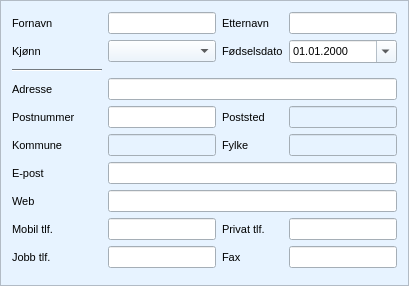
     <widget class="QFrame" name="frame_personal_info">
      <property name="sizePolicy">
       <sizepolicy hsizetype="Preferred" vsizetype="Preferred">
        <horstretch>0</horstretch>
        <verstretch>0</verstretch>
       </sizepolicy>
      </property>
      <property name="palette">
       <palette>
        <active>
         <colorrole role="WindowText">
          <brush brushstyle="SolidPattern">
           <color alpha="255">
            <red>0</red>
            <green>0</green>
            <blue>0</blue>
           </color>
          </brush>
         </colorrole>
         <colorrole role="Button">
          <brush brushstyle="SolidPattern">
           <color alpha="255">
            <red>231</red>
            <green>243</green>
            <blue>255</blue>
           </color>
          </brush>
         </colorrole>
         <colorrole role="Light">
          <brush brushstyle="SolidPattern">
           <color alpha="255">
            <red>255</red>
            <green>255</green>
            <blue>255</blue>
           </color>
          </brush>
         </colorrole>
         <colorrole role="Midlight">
          <brush brushstyle="SolidPattern">
           <color alpha="255">
            <red>243</red>
            <green>249</green>
            <blue>255</blue>
           </color>
          </brush>
         </colorrole>
         <colorrole role="Dark">
          <brush brushstyle="SolidPattern">
           <color alpha="255">
            <red>115</red>
            <green>121</green>
            <blue>127</blue>
           </color>
          </brush>
         </colorrole>
         <colorrole role="Mid">
          <brush brushstyle="SolidPattern">
           <color alpha="255">
            <red>154</red>
            <green>162</green>
            <blue>170</blue>
           </color>
          </brush>
         </colorrole>
         <colorrole role="Text">
          <brush brushstyle="SolidPattern">
           <color alpha="255">
            <red>0</red>
            <green>0</green>
            <blue>0</blue>
           </color>
          </brush>
         </colorrole>
         <colorrole role="BrightText">
          <brush brushstyle="SolidPattern">
           <color alpha="255">
            <red>255</red>
            <green>255</green>
            <blue>255</blue>
           </color>
          </brush>
         </colorrole>
         <colorrole role="ButtonText">
          <brush brushstyle="SolidPattern">
           <color alpha="255">
            <red>0</red>
            <green>0</green>
            <blue>0</blue>
           </color>
          </brush>
         </colorrole>
         <colorrole role="Base">
          <brush brushstyle="SolidPattern">
           <color alpha="255">
            <red>255</red>
            <green>255</green>
            <blue>255</blue>
           </color>
          </brush>
         </colorrole>
         <colorrole role="Window">
          <brush brushstyle="SolidPattern">
           <color alpha="255">
            <red>231</red>
            <green>243</green>
            <blue>255</blue>
           </color>
          </brush>
         </colorrole>
         <colorrole role="Shadow">
          <brush brushstyle="SolidPattern">
           <color alpha="255">
            <red>0</red>
            <green>0</green>
            <blue>0</blue>
           </color>
          </brush>
         </colorrole>
         <colorrole role="AlternateBase">
          <brush brushstyle="SolidPattern">
           <color alpha="255">
            <red>243</red>
            <green>249</green>
            <blue>255</blue>
           </color>
          </brush>
         </colorrole>
         <colorrole role="ToolTipBase">
          <brush brushstyle="SolidPattern">
           <color alpha="255">
            <red>255</red>
            <green>255</green>
            <blue>220</blue>
           </color>
          </brush>
         </colorrole>
         <colorrole role="ToolTipText">
          <brush brushstyle="SolidPattern">
           <color alpha="255">
            <red>0</red>
            <green>0</green>
            <blue>0</blue>
           </color>
          </brush>
         </colorrole>
        </active>
        <inactive>
         <colorrole role="WindowText">
          <brush brushstyle="SolidPattern">
           <color alpha="255">
            <red>0</red>
            <green>0</green>
            <blue>0</blue>
           </color>
          </brush>
         </colorrole>
         <colorrole role="Button">
          <brush brushstyle="SolidPattern">
           <color alpha="255">
            <red>231</red>
            <green>243</green>
            <blue>255</blue>
           </color>
          </brush>
         </colorrole>
         <colorrole role="Light">
          <brush brushstyle="SolidPattern">
           <color alpha="255">
            <red>255</red>
            <green>255</green>
            <blue>255</blue>
           </color>
          </brush>
         </colorrole>
         <colorrole role="Midlight">
          <brush brushstyle="SolidPattern">
           <color alpha="255">
            <red>243</red>
            <green>249</green>
            <blue>255</blue>
           </color>
          </brush>
         </colorrole>
         <colorrole role="Dark">
          <brush brushstyle="SolidPattern">
           <color alpha="255">
            <red>115</red>
            <green>121</green>
            <blue>127</blue>
           </color>
          </brush>
         </colorrole>
         <colorrole role="Mid">
          <brush brushstyle="SolidPattern">
           <color alpha="255">
            <red>154</red>
            <green>162</green>
            <blue>170</blue>
           </color>
          </brush>
         </colorrole>
         <colorrole role="Text">
          <brush brushstyle="SolidPattern">
           <color alpha="255">
            <red>0</red>
            <green>0</green>
            <blue>0</blue>
           </color>
          </brush>
         </colorrole>
         <colorrole role="BrightText">
          <brush brushstyle="SolidPattern">
           <color alpha="255">
            <red>255</red>
            <green>255</green>
            <blue>255</blue>
           </color>
          </brush>
         </colorrole>
         <colorrole role="ButtonText">
          <brush brushstyle="SolidPattern">
           <color alpha="255">
            <red>0</red>
            <green>0</green>
            <blue>0</blue>
           </color>
          </brush>
         </colorrole>
         <colorrole role="Base">
          <brush brushstyle="SolidPattern">
           <color alpha="255">
            <red>255</red>
            <green>255</green>
            <blue>255</blue>
           </color>
          </brush>
         </colorrole>
         <colorrole role="Window">
          <brush brushstyle="SolidPattern">
           <color alpha="255">
            <red>231</red>
            <green>243</green>
            <blue>255</blue>
           </color>
          </brush>
         </colorrole>
         <colorrole role="Shadow">
          <brush brushstyle="SolidPattern">
           <color alpha="255">
            <red>0</red>
            <green>0</green>
            <blue>0</blue>
           </color>
          </brush>
         </colorrole>
         <colorrole role="AlternateBase">
          <brush brushstyle="SolidPattern">
           <color alpha="255">
            <red>243</red>
            <green>249</green>
            <blue>255</blue>
           </color>
          </brush>
         </colorrole>
         <colorrole role="ToolTipBase">
          <brush brushstyle="SolidPattern">
           <color alpha="255">
            <red>255</red>
            <green>255</green>
            <blue>220</blue>
           </color>
          </brush>
         </colorrole>
         <colorrole role="ToolTipText">
          <brush brushstyle="SolidPattern">
           <color alpha="255">
            <red>0</red>
            <green>0</green>
            <blue>0</blue>
           </color>
          </brush>
         </colorrole>
        </inactive>
        <disabled>
         <colorrole role="WindowText">
          <brush brushstyle="SolidPattern">
           <color alpha="255">
            <red>115</red>
            <green>121</green>
            <blue>127</blue>
           </color>
          </brush>
         </colorrole>
         <colorrole role="Button">
          <brush brushstyle="SolidPattern">
           <color alpha="255">
            <red>231</red>
            <green>243</green>
            <blue>255</blue>
           </color>
          </brush>
         </colorrole>
         <colorrole role="Light">
          <brush brushstyle="SolidPattern">
           <color alpha="255">
            <red>255</red>
            <green>255</green>
            <blue>255</blue>
           </color>
          </brush>
         </colorrole>
         <colorrole role="Midlight">
          <brush brushstyle="SolidPattern">
           <color alpha="255">
            <red>243</red>
            <green>249</green>
            <blue>255</blue>
           </color>
          </brush>
         </colorrole>
         <colorrole role="Dark">
          <brush brushstyle="SolidPattern">
           <color alpha="255">
            <red>115</red>
            <green>121</green>
            <blue>127</blue>
           </color>
          </brush>
         </colorrole>
         <colorrole role="Mid">
          <brush brushstyle="SolidPattern">
           <color alpha="255">
            <red>154</red>
            <green>162</green>
            <blue>170</blue>
           </color>
          </brush>
         </colorrole>
         <colorrole role="Text">
          <brush brushstyle="SolidPattern">
           <color alpha="255">
            <red>115</red>
            <green>121</green>
            <blue>127</blue>
           </color>
          </brush>
         </colorrole>
         <colorrole role="BrightText">
          <brush brushstyle="SolidPattern">
           <color alpha="255">
            <red>255</red>
            <green>255</green>
            <blue>255</blue>
           </color>
          </brush>
         </colorrole>
         <colorrole role="ButtonText">
          <brush brushstyle="SolidPattern">
           <color alpha="255">
            <red>115</red>
            <green>121</green>
            <blue>127</blue>
           </color>
          </brush>
         </colorrole>
         <colorrole role="Base">
          <brush brushstyle="SolidPattern">
           <color alpha="255">
            <red>231</red>
            <green>243</green>
            <blue>255</blue>
           </color>
          </brush>
         </colorrole>
         <colorrole role="Window">
          <brush brushstyle="SolidPattern">
           <color alpha="255">
            <red>231</red>
            <green>243</green>
            <blue>255</blue>
           </color>
          </brush>
         </colorrole>
         <colorrole role="Shadow">
          <brush brushstyle="SolidPattern">
           <color alpha="255">
            <red>0</red>
            <green>0</green>
            <blue>0</blue>
           </color>
          </brush>
         </colorrole>
         <colorrole role="AlternateBase">
          <brush brushstyle="SolidPattern">
           <color alpha="255">
            <red>231</red>
            <green>243</green>
            <blue>255</blue>
           </color>
          </brush>
         </colorrole>
         <colorrole role="ToolTipBase">
          <brush brushstyle="SolidPattern">
           <color alpha="255">
            <red>255</red>
            <green>255</green>
            <blue>220</blue>
           </color>
          </brush>
         </colorrole>
         <colorrole role="ToolTipText">
          <brush brushstyle="SolidPattern">
           <color alpha="255">
            <red>0</red>
            <green>0</green>
            <blue>0</blue>
           </color>
          </brush>
         </colorrole>
        </disabled>
       </palette>
      </property>
      <property name="font">
       <font>
        <family>Segoe UI</family>
        <pointsize>8</pointsize>
       </font>
      </property>
      <property name="autoFillBackground">
       <bool>true</bool>
      </property>
      <property name="frameShape">
       <enum>QFrame::StyledPanel</enum>
      </property>
      <property name="frameShadow">
       <enum>QFrame::Plain</enum>
      </property>
      <property name="lineWidth">
       <number>1</number>
      </property>
      <layout class="QGridLayout" name="gridLayout_5">
       <item row="14" column="0">
        <widget class="QFrame" name="frame_personal_info_white_space">
         <property name="frameShape">
          <enum>QFrame::StyledPanel</enum>
         </property>
         <property name="frameShadow">
          <enum>QFrame::Raised</enum>
         </property>
        </widget>
       </item>
       <item row="3" column="0">
        <widget class="Line" name="line_3">
         <property name="orientation">
          <enum>Qt::Horizontal</enum>
         </property>
        </widget>
       </item>
       <item row="6" column="0">
        <widget class="QLabel" name="label_municipality">
         <property name="font">
          <font>
           <family>Segoe UI</family>
           <pointsize>8</pointsize>
          </font>
         </property>
         <property name="text">
          <string>Kommune</string>
         </property>
        </widget>
       </item>
       <item row="10" column="0">
        <widget class="QLabel" name="label_web">
         <property name="font">
          <font>
           <family>Segoe UI</family>
           <pointsize>8</pointsize>
          </font>
         </property>
         <property name="text">
          <string>Web</string>
         </property>
        </widget>
       </item>
       <item row="10" column="1" colspan="3">
        <widget class="QLineEdit" name="line_edit_web">
         <property name="font">
          <font>
           <family>Segoe UI</family>
           <pointsize>8</pointsize>
          </font>
         </property>
         <property name="text">
          <string/>
         </property>
         <property name="alignment">
          <set>Qt::AlignLeading|Qt::AlignLeft|Qt::AlignVCenter</set>
         </property>
         <property name="clearButtonEnabled">
          <bool>true</bool>
         </property>
        </widget>
       </item>
       <item row="6" column="3">
        <widget class="QLineEdit" name="line_edit_county">
         <property name="enabled">
          <bool>false</bool>
         </property>
         <property name="font">
          <font>
           <family>Segoe UI</family>
           <pointsize>8</pointsize>
          </font>
         </property>
         <property name="alignment">
          <set>Qt::AlignLeading|Qt::AlignLeft|Qt::AlignVCenter</set>
         </property>
         <property name="readOnly">
          <bool>true</bool>
         </property>
        </widget>
       </item>
       <item row="6" column="2">
        <widget class="QLabel" name="label_county">
         <property name="font">
          <font>
           <family>Segoe UI</family>
           <pointsize>8</pointsize>
          </font>
         </property>
         <property name="text">
          <string>Fylke</string>
         </property>
        </widget>
       </item>
       <item row="6" column="1">
        <widget class="QLineEdit" name="line_edit_municipality">
         <property name="enabled">
          <bool>false</bool>
         </property>
         <property name="font">
          <font>
           <family>Segoe UI</family>
           <pointsize>8</pointsize>
          </font>
         </property>
         <property name="alignment">
          <set>Qt::AlignLeading|Qt::AlignLeft|Qt::AlignVCenter</set>
         </property>
         <property name="readOnly">
          <bool>true</bool>
         </property>
        </widget>
       </item>
       <item row="7" column="0">
        <widget class="QLabel" name="label_email">
         <property name="font">
          <font>
           <family>Segoe UI</family>
           <pointsize>8</pointsize>
          </font>
         </property>
         <property name="text">
          <string>E-post</string>
         </property>
        </widget>
       </item>
       <item row="7" column="1" colspan="3">
        <widget class="QLineEdit" name="line_edit_email">
         <property name="font">
          <font>
           <family>Segoe UI</family>
           <pointsize>8</pointsize>
          </font>
         </property>
         <property name="text">
          <string/>
         </property>
         <property name="alignment">
          <set>Qt::AlignLeading|Qt::AlignLeft|Qt::AlignVCenter</set>
         </property>
         <property name="clearButtonEnabled">
          <bool>true</bool>
         </property>
        </widget>
       </item>
       <item row="12" column="2">
        <widget class="QLabel" name="label_private_phone">
         <property name="font">
          <font>
           <family>Segoe UI</family>
           <pointsize>8</pointsize>
          </font>
         </property>
         <property name="text">
          <string>Privat tlf.</string>
         </property>
        </widget>
       </item>
       <item row="12" column="0">
        <widget class="QLabel" name="label_mobile_phone">
         <property name="font">
          <font>
           <family>Segoe UI</family>
           <pointsize>8</pointsize>
          </font>
         </property>
         <property name="text">
          <string>Mobil tlf.</string>
         </property>
        </widget>
       </item>
       <item row="13" column="1">
        <widget class="QLineEdit" name="line_edit_work_phone">
         <property name="enabled">
          <bool>true</bool>
         </property>
         <property name="font">
          <font>
           <family>Segoe UI</family>
           <pointsize>8</pointsize>
          </font>
         </property>
         <property name="alignment">
          <set>Qt::AlignLeading|Qt::AlignLeft|Qt::AlignVCenter</set>
         </property>
         <property name="readOnly">
          <bool>false</bool>
         </property>
         <property name="clearButtonEnabled">
          <bool>true</bool>
         </property>
        </widget>
       </item>
       <item row="12" column="1">
        <widget class="QLineEdit" name="line_edit_mobile_phone">
         <property name="enabled">
          <bool>true</bool>
         </property>
         <property name="font">
          <font>
           <family>Segoe UI</family>
           <pointsize>8</pointsize>
          </font>
         </property>
         <property name="alignment">
          <set>Qt::AlignLeading|Qt::AlignLeft|Qt::AlignVCenter</set>
         </property>
         <property name="readOnly">
          <bool>false</bool>
         </property>
         <property name="clearButtonEnabled">
          <bool>true</bool>
         </property>
        </widget>
       </item>
       <item row="12" column="3">
        <widget class="QLineEdit" name="line_edit_private_phone">
         <property name="enabled">
          <bool>true</bool>
         </property>
         <property name="font">
          <font>
           <family>Segoe UI</family>
           <pointsize>8</pointsize>
          </font>
         </property>
         <property name="alignment">
          <set>Qt::AlignLeading|Qt::AlignLeft|Qt::AlignVCenter</set>
         </property>
         <property name="readOnly">
          <bool>false</bool>
         </property>
         <property name="clearButtonEnabled">
          <bool>true</bool>
         </property>
        </widget>
       </item>
       <item row="13" column="0">
        <widget class="QLabel" name="label_work_phone">
         <property name="font">
          <font>
           <family>Segoe UI</family>
           <pointsize>8</pointsize>
          </font>
         </property>
         <property name="text">
          <string>Jobb tlf.</string>
         </property>
        </widget>
       </item>
       <item row="13" column="2">
        <widget class="QLabel" name="label_fax">
         <property name="font">
          <font>
           <family>Segoe UI</family>
           <pointsize>8</pointsize>
          </font>
         </property>
         <property name="text">
          <string>Fax</string>
         </property>
        </widget>
       </item>
       <item row="13" column="3">
        <widget class="QLineEdit" name="line_edit_fax">
         <property name="enabled">
          <bool>true</bool>
         </property>
         <property name="font">
          <font>
           <family>Segoe UI</family>
           <pointsize>8</pointsize>
          </font>
         </property>
         <property name="alignment">
          <set>Qt::AlignLeading|Qt::AlignLeft|Qt::AlignVCenter</set>
         </property>
         <property name="readOnly">
          <bool>false</bool>
         </property>
         <property name="clearButtonEnabled">
          <bool>true</bool>
         </property>
        </widget>
       </item>
       <item row="1" column="1">
        <widget class="QLineEdit" name="line_edit_first_name">
         <property name="enabled">
          <bool>true</bool>
         </property>
         <property name="font">
          <font>
           <family>Segoe UI</family>
           <pointsize>8</pointsize>
          </font>
         </property>
         <property name="alignment">
          <set>Qt::AlignLeading|Qt::AlignLeft|Qt::AlignVCenter</set>
         </property>
         <property name="clearButtonEnabled">
          <bool>true</bool>
         </property>
        </widget>
       </item>
       <item row="2" column="0">
        <widget class="QLabel" name="label_gender">
         <property name="font">
          <font>
           <family>Segoe UI</family>
           <pointsize>8</pointsize>
          </font>
         </property>
         <property name="text">
          <string>Kjønn</string>
         </property>
        </widget>
       </item>
       <item row="2" column="1">
        <widget class="QComboBox" name="combo_box_gender">
         <property name="font">
          <font>
           <family>Segoe UI</family>
           <pointsize>8</pointsize>
          </font>
         </property>
        </widget>
       </item>
       <item row="1" column="0">
        <widget class="QLabel" name="label_first_name">
         <property name="font">
          <font>
           <family>Segoe UI</family>
           <pointsize>8</pointsize>
          </font>
         </property>
         <property name="text">
          <string>Fornavn                </string>
         </property>
        </widget>
       </item>
       <item row="1" column="3">
        <widget class="QLineEdit" name="line_edit_last_name">
         <property name="font">
          <font>
           <family>Segoe UI</family>
           <pointsize>8</pointsize>
          </font>
         </property>
         <property name="alignment">
          <set>Qt::AlignLeading|Qt::AlignLeft|Qt::AlignVCenter</set>
         </property>
         <property name="clearButtonEnabled">
          <bool>true</bool>
         </property>
        </widget>
       </item>
       <item row="1" column="2">
        <widget class="QLabel" name="label_last_name">
         <property name="font">
          <font>
           <family>Segoe UI</family>
           <pointsize>8</pointsize>
          </font>
         </property>
         <property name="text">
          <string>Etternavn</string>
         </property>
        </widget>
       </item>
       <item row="2" column="2">
        <widget class="QLabel" name="label_date_of_birth">
         <property name="font">
          <font>
           <family>Segoe UI</family>
           <pointsize>8</pointsize>
          </font>
         </property>
         <property name="text">
          <string>Fødselsdato</string>
         </property>
        </widget>
       </item>
       <item row="2" column="3">
        <widget class="QDateEdit" name="date_edit_date_of_birth">
         <property name="font">
          <font>
           <family>Segoe UI</family>
           <pointsize>8</pointsize>
          </font>
         </property>
         <property name="alignment">
          <set>Qt::AlignLeading|Qt::AlignLeft|Qt::AlignVCenter</set>
         </property>
         <property name="displayFormat">
          <string comment="1">dd.MM.yyyy</string>
         </property>
         <property name="calendarPopup">
          <bool>true</bool>
         </property>
         <property name="timeSpec">
          <enum>Qt::LocalTime</enum>
         </property>
        </widget>
       </item>
       <item row="5" column="2">
        <widget class="QLabel" name="label_city">
         <property name="font">
          <font>
           <family>Segoe UI</family>
           <pointsize>8</pointsize>
          </font>
         </property>
         <property name="text">
          <string>Poststed</string>
         </property>
        </widget>
       </item>
       <item row="5" column="3">
        <widget class="QLineEdit" name="line_edit_city">
         <property name="enabled">
          <bool>false</bool>
         </property>
         <property name="font">
          <font>
           <family>Segoe UI</family>
           <pointsize>8</pointsize>
          </font>
         </property>
         <property name="alignment">
          <set>Qt::AlignLeading|Qt::AlignLeft|Qt::AlignVCenter</set>
         </property>
         <property name="readOnly">
          <bool>true</bool>
         </property>
        </widget>
       </item>
       <item row="4" column="1" colspan="3">
        <widget class="QLineEdit" name="line_edit_address">
         <property name="font">
          <font>
           <family>Segoe UI</family>
           <pointsize>8</pointsize>
          </font>
         </property>
         <property name="alignment">
          <set>Qt::AlignLeading|Qt::AlignLeft|Qt::AlignVCenter</set>
         </property>
         <property name="clearButtonEnabled">
          <bool>true</bool>
         </property>
        </widget>
       </item>
       <item row="5" column="0">
        <widget class="QLabel" name="label_zip_code">
         <property name="font">
          <font>
           <family>Segoe UI</family>
           <pointsize>8</pointsize>
          </font>
         </property>
         <property name="text">
          <string>Postnummer</string>
         </property>
        </widget>
       </item>
       <item row="5" column="1">
        <widget class="QLineEdit" name="line_edit_zip_code">
         <property name="font">
          <font>
           <family>Segoe UI</family>
           <pointsize>8</pointsize>
          </font>
         </property>
         <property name="alignment">
          <set>Qt::AlignLeading|Qt::AlignLeft|Qt::AlignVCenter</set>
         </property>
         <property name="clearButtonEnabled">
          <bool>true</bool>
         </property>
        </widget>
       </item>
       <item row="4" column="0">
        <widget class="QLabel" name="label_address">
         <property name="font">
          <font>
           <family>Segoe UI</family>
           <pointsize>8</pointsize>
          </font>
         </property>
         <property name="text">
          <string>Adresse</string>
         </property>
        </widget>
       </item>
      </layout>
     </widget>
